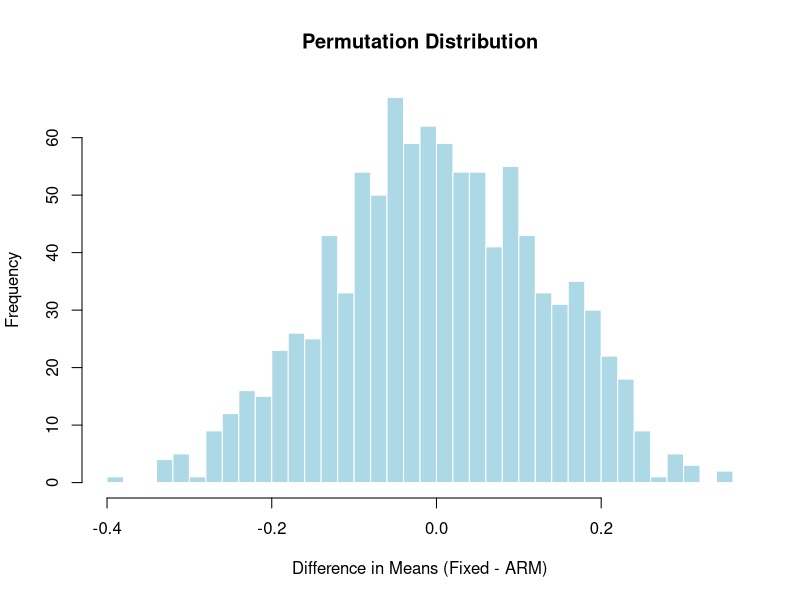

The R source for this figure:
# Ethan Chang, M.S Applied and Computational Mathematics @ JHU
# echang54@jh.edu
# 11/03/2025
# Assignment 10

# The conduct of a randomization or permutation test for the equality of two population means is as follows. 
# Under the null hypothesis, there is no difference in the populations. Thus, the assignment of values to one 
# population or the other is regarded as one arbitrary permutation. The question is how unusual is the test 
# statistic under this permutation in relation to other permutations. For problem 9.2.20, consider the fixed 
# and ARM rates. As the data appear, compute the difference in mean rates between them. Then combined the 
# values from ARM and fixed into one vector. Sample without replacement from that vector a set of 10 rates. 
# The “sample” function will help. The rates chosen represent one rate plan; the rates not chosen represent 
# the other. For each of these permutations, take the difference of means between the rates chosen and the 
# rates not chosen. Keep track for 1000 permutations of the test statistic. Determine how many of the test 
# statistics resulting from permuted rates are more unusual than the initial difference between rates from 
# the way the data are given in the problem. The proportion of the mean difference in rates more unusual 
# (extreme) than the initial difference is interpretable as a p-value. Report your p-value from the randomization test.

fix_rate <- c(3.525, 3.625, 3.685, 3.621, 3.791, 3.941, 3.780, 3.733)
arm <- c(2.923, 3.385, 3.363, 3.326, 3.283, 3.427, 3.347, 3.448)

obs_diff <- mean(fix_rate) - mean(arm)
obs_diff

combined <- c(fix_rate, arm)
n_fixed <- length(fix_rate)
n_perm <- 1000  # number of permutations

perm_diffs <- numeric(n_perm)
for (i in 1:n_perm) {
  perm_fixed <- sample(combined, n_fixed, replace = FALSE)
  perm_arm <- setdiff(combined, perm_fixed)
  
  perm_diffs[i] <- mean(perm_fixed) - mean(perm_arm)
}

p_value <- mean(perm_diffs >= obs_diff)
p_value

hist(perm_diffs, breaks = 30, main = "Permutation Distribution", 
     xlab = "Difference in Means (Fixed - ARM)", col = "lightblue", border = "white")
abline(v = obs_diff, col = "red", lwd = 2)
